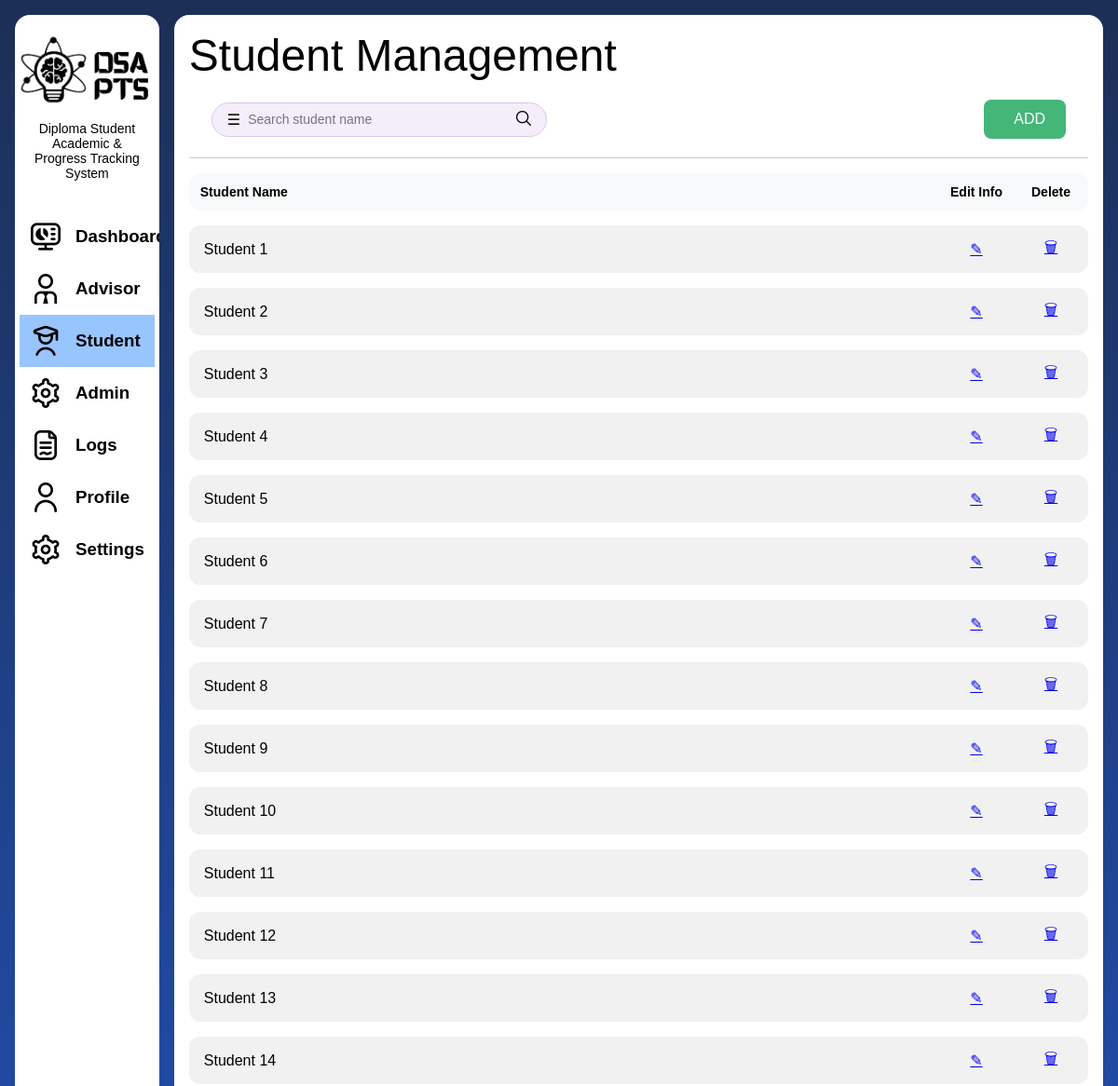
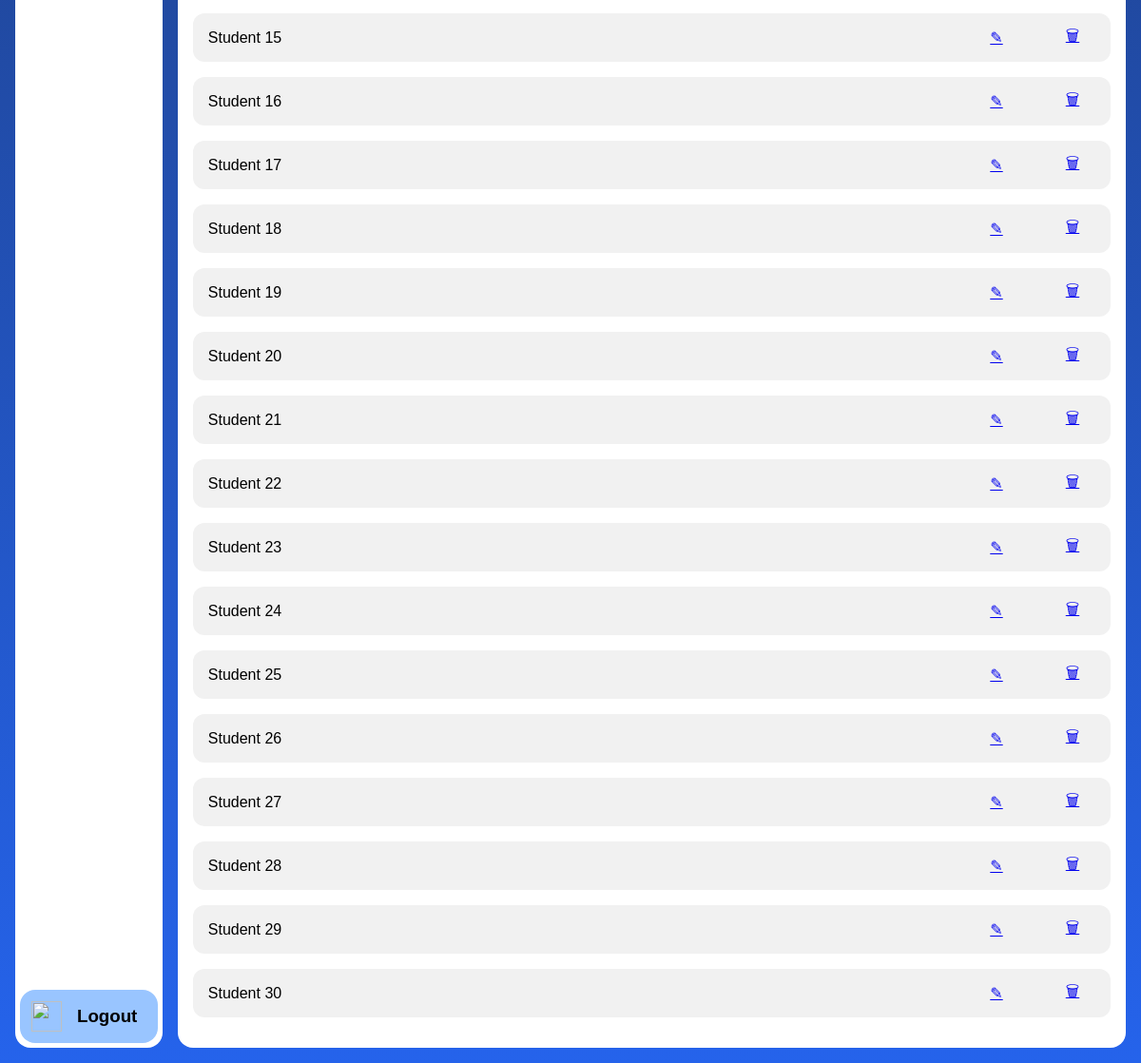
The page /admin/student.php on the database as committed earlier (2 pictures, top to bottom).
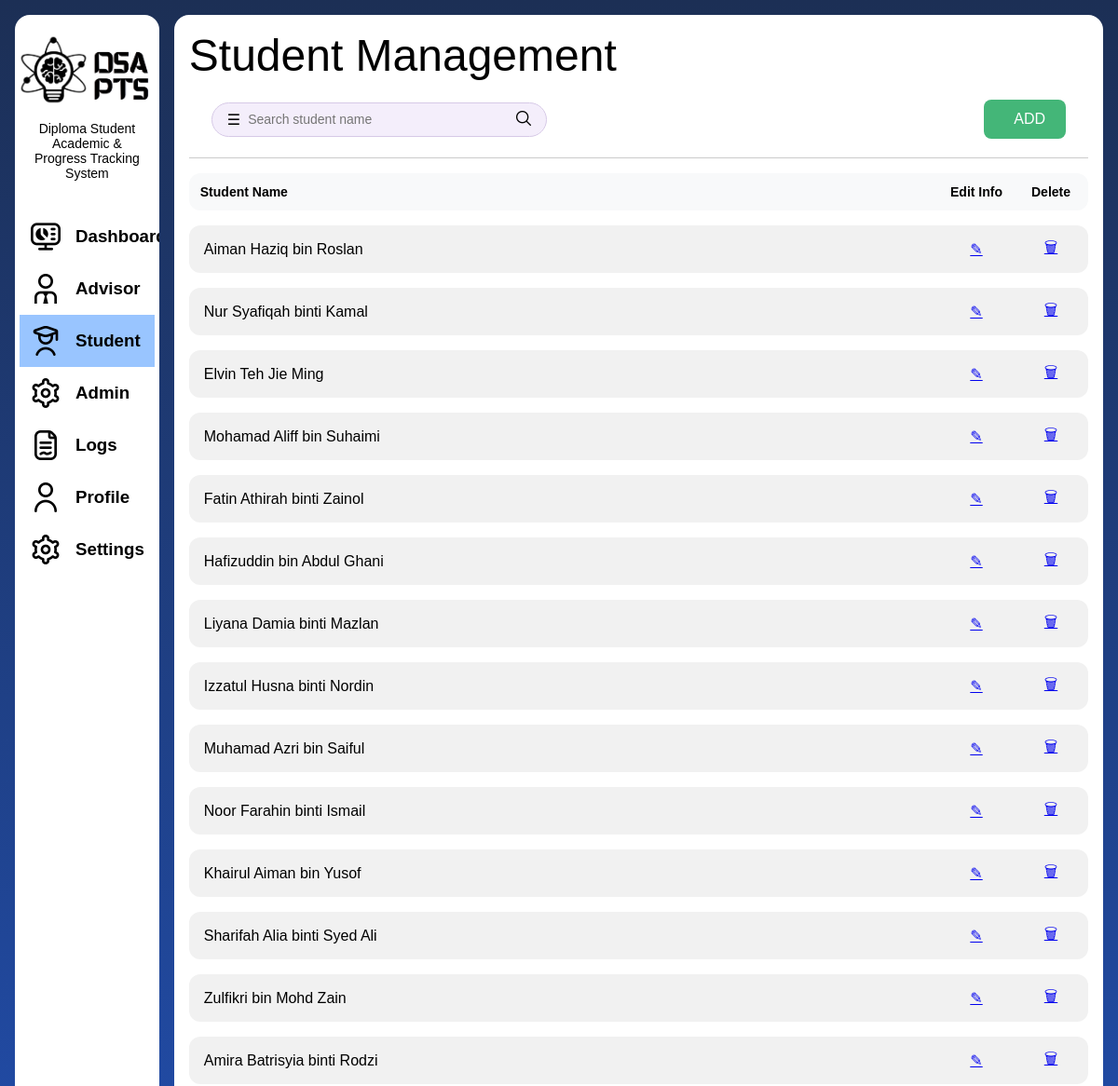
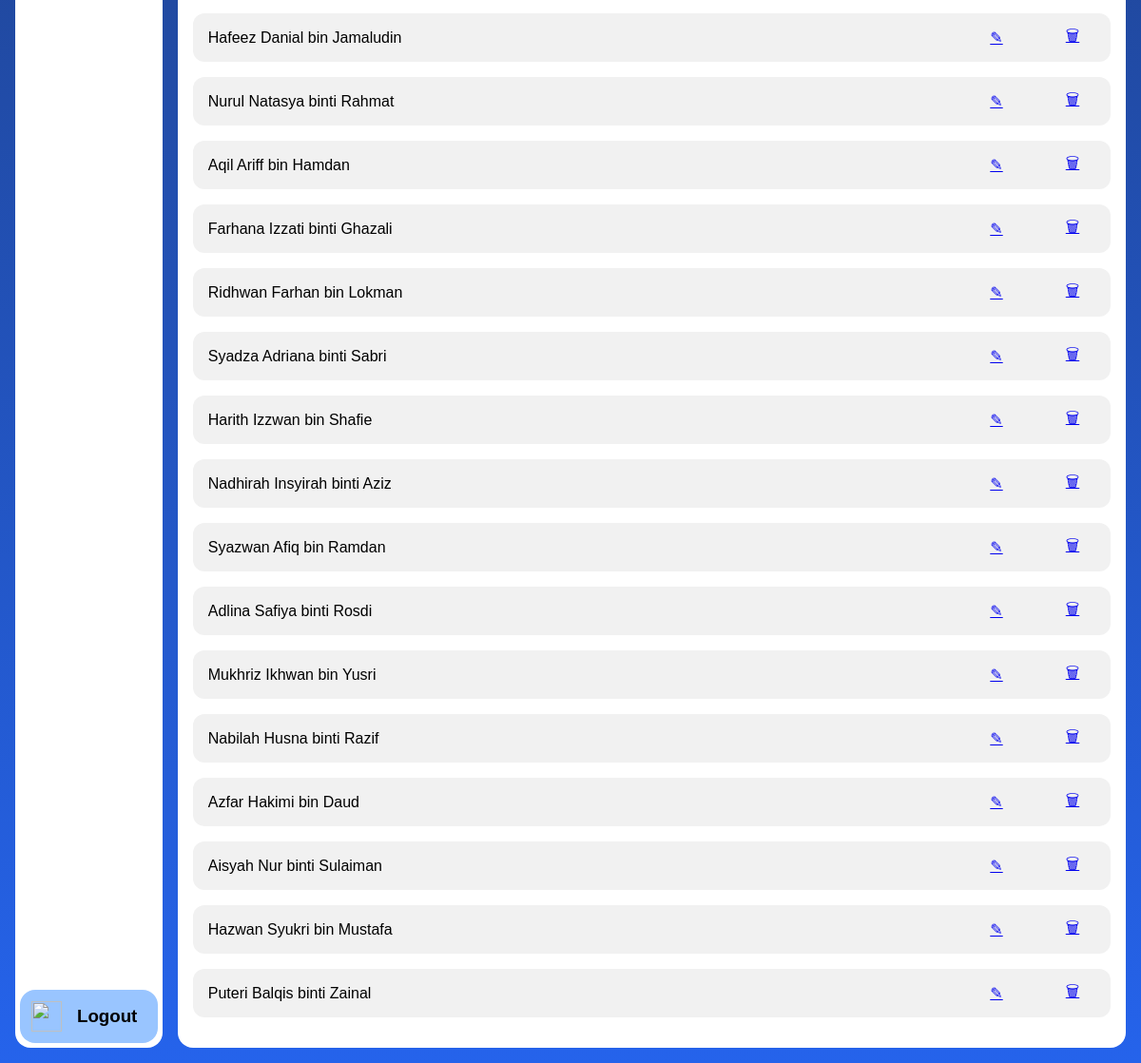
The same page on the database as committed later (2 pictures, top to bottom).
### tables this page shows
CREATE TABLE `student` (
  `user_id` int(11) NOT NULL,
  `program_id` int(11) DEFAULT NULL,
  `advisor_id` int(11) DEFAULT NULL,
  `CGPA` decimal(3,2) DEFAULT NULL,
  `muet_status` varchar(20) DEFAULT NULL,
  `total_credit_taken` int(11) DEFAULT NULL,
  `plan_to_degree` enum('Yes','No') DEFAULT NULL,
  `preferred_degree_field` varchar(100) DEFAULT NULL
);

CREATE TABLE `user` (
  `user_id` int(11) NOT NULL,
  `login_id` varchar(10) NOT NULL,
  `name` varchar(100) NOT NULL,
  `email` varchar(100) NOT NULL,
  `password` varchar(255) NOT NULL,
  `profile_picture` varchar(255) DEFAULT NULL,
  `address` varchar(255) DEFAULT NULL,
  `phone_number` varchar(20) DEFAULT NULL
);

### models/functions.php (called while the page is built, shortened)
<?php
function getAllUser($conn, $table)
{
    $sql = "
        SELECT $table.*, user.*
        FROM $table
        INNER JOIN user ON $table.user_id = user.user_id
    ";
    $result = $conn->query($sql);
    $data = [];
    while ($row = $result->fetch_assoc()) {
        $data[] = $row;
    }
    return $data;
}

### admin/student.php (the view, shortened to what this page needs)
<!DOCTYPE html>
<html lang="en">
<head>
    <link rel="stylesheet" href="../style/layout.css">
    <link rel="stylesheet" href="../style/admin.css">
    <link rel="stylesheet" href="../style/styles.css">
</head>
<body class="page-body main-gradient-bg">
    <?php
    include("components/sidebar-admin.php");
    include("../models/functions.php");
    ?>
    <?php
    $keyword = "";
    if (isset($_GET['search'])) {
        $keyword = $_GET['search'];
        $students = searchUserByName($conn, "student", $keyword);
    } else {
        $students = getAllUser($conn, "student");
    }
    ?>
    <main class="main-content main-rounded">
        <h1 class="content-title">Student Management</h1>
        <div class="toolbar">
            <form class="search" method="GET" action="">
                <span>☰</span>
                <input
                    type="text"
                    name="search"
                    placeholder="Search student name"
                    value="<?= $keyword ?>">
                <button type="submit" style="background:none;border:none;cursor:pointer;">
                    <img src="../assets/icons/search.png" alt="" style="height: 16px;">
                </button>
            </form>
            <a class="admin-btn" href="student-add.php">
                <span class="admin-text">ADD</span>
            </a>
        </div>
        <table>
            <thead>
                <tr>
                    <th class="name-col">Student Name</th>
                    <th class="action">Edit Info</th>
                    <th class="action">Delete</th>
                </tr>
            </thead>
            <tbody>
                <?php foreach ($students as $a): ?>
                    <tr>
                        <td class="name-col"><?= $a['name'] ?></td>
                        <td class="action">
                            <a class="icon-btn" href="student-edit.php?id=<?= $a['user_id'] ?>">✎</a>
                        </td>
                        <td class="action">
                            <a class="icon-btn" href="student-delete.php?id=<?= $a['user_id'] ?>">🗑</a>
                        </td>
                    </tr>
                <?php endforeach; ?>
            </tbody>
        </table>
    </main>
</body>
</html>

Rows that differ between the two databases and show on the page:
changed student: user_id.name "Student 1" → "Aiman Haziq bin Roslan"
changed student: user_id.name "Student 2" → "Nur Syafiqah binti Kamal"
changed student: user_id.name "Student 3" → "Elvin Teh Jie Ming"
changed student: user_id.name "Student 4" → "Mohamad Aliff bin Suhaimi"
changed student: user_id.name "Student 5" → "Fatin Athirah binti Zainol"
changed student: user_id.name "Student 6" → "Hafizuddin bin Abdul Ghani"
changed student: user_id.name "Student 7" → "Liyana Damia binti Mazlan"
changed student: user_id.name "Student 8" → "Izzatul Husna binti Nordin"
changed student: user_id.name "Student 9" → "Muhamad Azri bin Saiful"
changed student: user_id.name "Student 10" → "Noor Farahin binti Ismail"
changed student: user_id.name "Student 11" → "Khairul Aiman bin Yusof"
changed student: user_id.name "Student 12" → "Sharifah Alia binti Syed Ali"
changed student: user_id.name "Student 13" → "Zulfikri bin Mohd Zain"
changed student: user_id.name "Student 14" → "Amira Batrisyia binti Rodzi"
changed student: user_id.name "Student 15" → "Hafeez Danial bin Jamaludin"
changed student: user_id.name "Student 16" → "Nurul Natasya binti Rahmat"
changed student: user_id.name "Student 17" → "Aqil Ariff bin Hamdan"
changed student: user_id.name "Student 18" → "Farhana Izzati binti Ghazali"
changed student: user_id.name "Student 19" → "Ridhwan Farhan bin Lokman"
changed student: user_id.name "Student 20" → "Syadza Adriana binti Sabri"
changed student: user_id.name "Student 21" → "Harith Izzwan bin Shafie"
changed student: user_id.name "Student 22" → "Nadhirah Insyirah binti Aziz"
changed student: user_id.name "Student 23" → "Syazwan Afiq bin Ramdan"
changed student: user_id.name "Student 24" → "Adlina Safiya binti Rosdi"
changed student: user_id.name "Student 25" → "Mukhriz Ikhwan bin Yusri"
changed student: user_id.name "Student 26" → "Nabilah Husna binti Razif"
changed student: user_id.name "Student 27" → "Azfar Hakimi bin Daud"
changed student: user_id.name "Student 28" → "Aisyah Nur binti Sulaiman"
changed student: user_id.name "Student 29" → "Hazwan Syukri bin Mustafa"
changed student: user_id.name "Student 30" → "Puteri Balqis binti Zainal"
